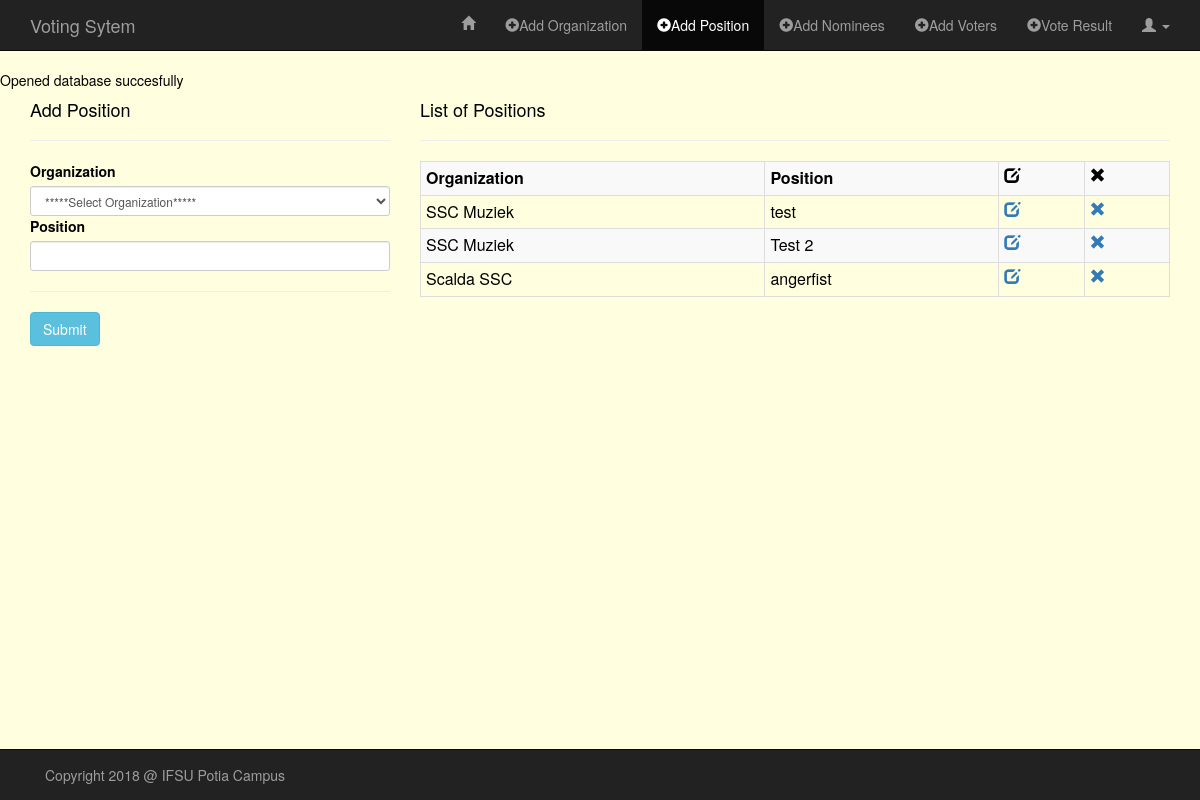
The app's page /admin/add_pos.php (signed in) with its own data.
### tables this page shows
CREATE TABLE "position" (
	`id`	INTEGER PRIMARY KEY AUTOINCREMENT,
	`org`	TEXT,
	`pos`	TEXT
);

### admin/classes/Organization.php (called while the page is built, shortened)
<?php
class Organization
{
    public function READ_ORG() {
        global $db;
        $sql = "SELECT * FROM organization";
        if(!$stmt = $db->prepare($sql)) {
            echo $stmt->error;
        } else {
            $stmt->execute();
            $result = $db->query($sql);
        }
        return $result;
    }
}

### admin/classes/Position.php (called while the page is built, shortened)
<?php
class Position
{
    public function READ_POS() {
        global $db;
        $sql = "SELECT *
                FROM position
                ORDER BY org ASC";
        if(!$stmt = $db->prepare($sql)) {
            echo $stmt->error;
        } else {
            $result = $db->query($sql);
        }
        $result->reset();
        return $result;
    }
}

### admin/add_pos.php (the view, shortened to what this page needs)
<?php
require("../config/db.php");
require("classes/Organization.php");
require("classes/Position.php");
?>
<!DOCTYPE HTML>
<html lang="en-US">
<head>
    <link rel="stylesheet" href="../assets/css/bootstrap.min.css">
    <link rel="stylesheet" href="../assets/css/style_admin.css">
</head>
<body>
<nav class="navbar navbar-inverse navbar-fixed-top" role="navigation">
    <div class="container">
        <div class="navbar-header">
            <a class="navbar-brand" href="index.php">Voting Sytem</a>
        </div>
        <div class="collapse navbar-collapse" id="bs-example-navbar-collapse-1">
            <ul class="nav navbar-nav navbar-right">
                <li><a href="admin_page.php"><span class="glyphicon glyphicon-home"></span></a></li>
                <li><a href="add_org.php"><span class="glyphicon glyphicon-plus-sign"></span>Add Organization</a></li>
                <li class="active"><a href="add_pos.php"><span class="glyphicon glyphicon-plus-sign"></span>Add Position</a></li>
                <li><a href="add_nominees.php"><span class="glyphicon glyphicon-plus-sign"></span>Add Nominees</a></li>
                <li><a href="add_voters.php"><span class="glyphicon glyphicon-plus-sign"></span>Add Voters</a></li>
                <li><a href="vote_result.php"><span class="glyphicon glyphicon-plus-sign"></span>Vote Result</a></li>
                <li class="dropdown">
                    <a href="#" class="dropdown-toggle" data-toggle="dropdown" role="button" aria-haspopup="true" aria-expanded="false"><span class="glyphicon glyphicon-user"></span> <span class="caret"></span></a>
                </li>
            </ul>
        </div>
    </div>
</nav>
<div class="container">
    <div class="row">
        <div class="col-md-4">
            <h4>Add Position</h4><hr>
            <form method="POST" action="<?php $_SERVER['PHP_SELF']; ?>" role="form">
                <?php
                $readOrg = new Organization();
                $rtnReadOrg = $readOrg->READ_ORG();
                ?>
                <div class="form-group-sm">
                    <label for="organization">Organization</label>
                    <?php if($rtnReadOrg) { ?>
                    <select required name="organization" class="form-control">
                        <option value="">*****Select Organization*****</option>
                    </select>
                    <?php }  ?>
                </div>
                <div class="form-group-sm">
                    <label for="position">Position</label>
                    <input required type="text" name="position" class="form-control">
                </div><hr/>
                <div class="form-group-sm">
                    <input type="submit" name="submit" value="Submit" class="btn btn-info">
                </div>
            </form>
        </div>
        <?php
        $readPos = new Position();
        $rtnReadPos = $readPos->READ_POS();
        ?>
        <div class="col-md-8">
            <h4>List of Positions</h4><hr>
            <div class="table-responsive">
                <?php if($rtnReadPos) { ?>
                <table class="table table-bordered table-condensed table-striped">
                    <tr>
                        <th>Organization</th>
                        <th>Position</th>
                        <th><span class="glyphicon glyphicon-edit"></span></th>
                        <th><span class="glyphicon glyphicon-remove"></span></th>
                    </tr>
                    <?php while($rowPos = $rtnReadPos->fetchArray()) { ?>
                    <tr>
                        <td><?php echo $rowPos['org']; ?></td>
                        <td><?php echo $rowPos['pos']; ?></td>
                        <td><a href="http://localhost/VotingSystem/admin/edit_pos.php?id=<?php echo $rowPos['id']; ?>"><span class="glyphicon glyphicon-edit"></span></a></td>
                        <td><a href="http://localhost/VotingSystem/admin/delete_pos.php?id=<?php echo $rowPos['id']; ?>"><span class="glyphicon glyphicon-remove"></span></a></td>
                    </tr>
                    <?php }  ?>
                </table>
                <?php }  ?>
            </div>
        </div>
    </div>
</div>
<nav class="navbar navbar-inverse navbar-fixed-bottom" role="navigation">
    <div class="container">
        <div class="navbar-text pull-left">
            Copyright 2018 @ IFSU Potia Campus
        </div>
    </div>
</nav>
</body>
</html>

### assets/css/style_admin.css (style rules this page uses)
body { color: black; margin-top: 70px; margin-bottom: 70px; background-color: lightyellow; }

### records on screen
position: org "SSC Muziek", pos "test"
position: org "SSC Muziek", pos "Test 2"
position: org "Scalda SSC", pos "angerfist"
